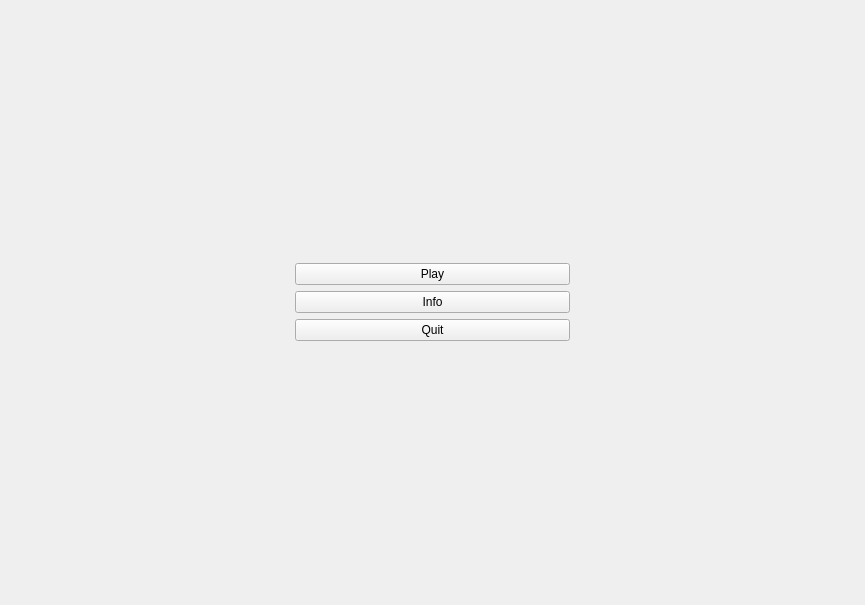
<?xml version="1.0" encoding="UTF-8"?>
<ui version="4.0">
 <class>UserInterfaceManager</class>
 <widget class="QWidget" name="UserInterfaceManager">
  <property name="geometry">
   <rect>
    <x>0</x>
    <y>0</y>
    <width>865</width>
    <height>605</height>
   </rect>
  </property>
  <property name="sizePolicy">
   <sizepolicy hsizetype="Expanding" vsizetype="Expanding">
    <horstretch>0</horstretch>
    <verstretch>0</verstretch>
   </sizepolicy>
  </property>
  <property name="windowTitle">
   <string>Form</string>
  </property>
  <layout class="QVBoxLayout" name="verticalLayout_3">
   <item>
    <layout class="QHBoxLayout" name="horizontalLayout"/>
   </item>
   <item>
    <widget class="QStackedWidget" name="stackedWidget">
     <property name="currentIndex">
      <number>0</number>
     </property>
     <widget class="QWidget" name="page">
      <layout class="QVBoxLayout" name="verticalLayout_2">
       <item>
        <layout class="QHBoxLayout" name="horizontalLayout_2">
         <item>
          <spacer name="horizontalSpacer">
           <property name="orientation">
            <enum>Qt::Horizontal</enum>
           </property>
           <property name="sizeHint" stdset="0">
            <size>
             <width>40</width>
             <height>20</height>
            </size>
           </property>
          </spacer>
         </item>
         <item>
          <layout class="QVBoxLayout" name="verticalLayout">
           <item>
            <widget class="QPushButton" name="playButton">
             <property name="sizePolicy">
              <sizepolicy hsizetype="Expanding" vsizetype="Fixed">
               <horstretch>0</horstretch>
               <verstretch>0</verstretch>
              </sizepolicy>
             </property>
             <property name="text">
              <string>Play</string>
             </property>
            </widget>
           </item>
           <item>
            <widget class="QPushButton" name="infoButton">
             <property name="sizePolicy">
              <sizepolicy hsizetype="Expanding" vsizetype="Fixed">
               <horstretch>0</horstretch>
               <verstretch>0</verstretch>
              </sizepolicy>
             </property>
             <property name="text">
              <string>Info</string>
             </property>
            </widget>
           </item>
           <item>
            <widget class="QPushButton" name="quitButton">
             <property name="sizePolicy">
              <sizepolicy hsizetype="Expanding" vsizetype="Fixed">
               <horstretch>0</horstretch>
               <verstretch>0</verstretch>
              </sizepolicy>
             </property>
             <property name="text">
              <string>Quit</string>
             </property>
            </widget>
           </item>
          </layout>
         </item>
         <item>
          <spacer name="horizontalSpacer_2">
           <property name="orientation">
            <enum>Qt::Horizontal</enum>
           </property>
           <property name="sizeHint" stdset="0">
            <size>
             <width>40</width>
             <height>20</height>
            </size>
           </property>
          </spacer>
         </item>
        </layout>
       </item>
      </layout>
     </widget>
     <widget class="QWidget" name="page_2">
      <layout class="QVBoxLayout" name="verticalLayout_5">
       <item>
        <widget class="MapView" name="gameFrame">
         <property name="sizePolicy">
          <sizepolicy hsizetype="Preferred" vsizetype="Expanding">
           <horstretch>0</horstretch>
           <verstretch>0</verstretch>
          </sizepolicy>
         </property>
         <property name="focusPolicy">
          <enum>Qt::StrongFocus</enum>
         </property>
         <property name="frameShape">
          <enum>QFrame::StyledPanel</enum>
         </property>
         <property name="frameShadow">
          <enum>QFrame::Raised</enum>
         </property>
        </widget>
       </item>
       <item>
        <layout class="QHBoxLayout" name="horizontalLayout_5">
         <item>
          <spacer name="horizontalSpacer_3">
           <property name="orientation">
            <enum>Qt::Horizontal</enum>
           </property>
           <property name="sizeHint" stdset="0">
            <size>
             <width>40</width>
             <height>20</height>
            </size>
           </property>
          </spacer>
         </item>
         <item>
          <layout class="QVBoxLayout" name="verticalLayout_4">
           <item>
            <layout class="QHBoxLayout" name="horizontalLayout_3">
             <item>
              <widget class="QLabel" name="currentPlayerLabel">
               <property name="text">
                <string>Current player</string>
               </property>
              </widget>
             </item>
             <item>
              <widget class="QLineEdit" name="currentPlayerLineEdit">
               <property name="sizePolicy">
                <sizepolicy hsizetype="Minimum" vsizetype="Fixed">
                 <horstretch>0</horstretch>
                 <verstretch>0</verstretch>
                </sizepolicy>
               </property>
               <property name="maximumSize">
                <size>
                 <width>30</width>
                 <height>100</height>
                </size>
               </property>
               <property name="text">
                <string>1</string>
               </property>
              </widget>
             </item>
            </layout>
           </item>
           <item>
            <layout class="QHBoxLayout" name="horizontalLayout_4">
             <item>
              <widget class="QLabel" name="currentTurnLabel">
               <property name="text">
                <string>Current Turn</string>
               </property>
              </widget>
             </item>
             <item>
              <widget class="QLineEdit" name="currentTurnLineEdit">
               <property name="maximumSize">
                <size>
                 <width>30</width>
                 <height>16777215</height>
                </size>
               </property>
               <property name="text">
                <string>0</string>
               </property>
              </widget>
             </item>
            </layout>
           </item>
           <item>
            <widget class="QPushButton" name="endTurnButton">
             <property name="sizePolicy">
              <sizepolicy hsizetype="Expanding" vsizetype="Fixed">
               <horstretch>0</horstretch>
               <verstretch>0</verstretch>
              </sizepolicy>
             </property>
             <property name="text">
              <string>End turn</string>
             </property>
            </widget>
           </item>
          </layout>
         </item>
         <item>
          <spacer name="horizontalSpacer_4">
           <property name="orientation">
            <enum>Qt::Horizontal</enum>
           </property>
           <property name="sizeHint" stdset="0">
            <size>
             <width>40</width>
             <height>17</height>
            </size>
           </property>
          </spacer>
         </item>
         <item>
          <layout class="QVBoxLayout" name="unitActions_layout"/>
         </item>
        </layout>
       </item>
      </layout>
     </widget>
    </widget>
   </item>
  </layout>
 </widget>
 <customwidgets>
  <customwidget>
   <class>MapView</class>
   <extends>QFrame</extends>
   <header>gui/map/mapview.h</header>
   <container>1</container>
  </customwidget>
 </customwidgets>
 <resources/>
 <connections/>
</ui>
